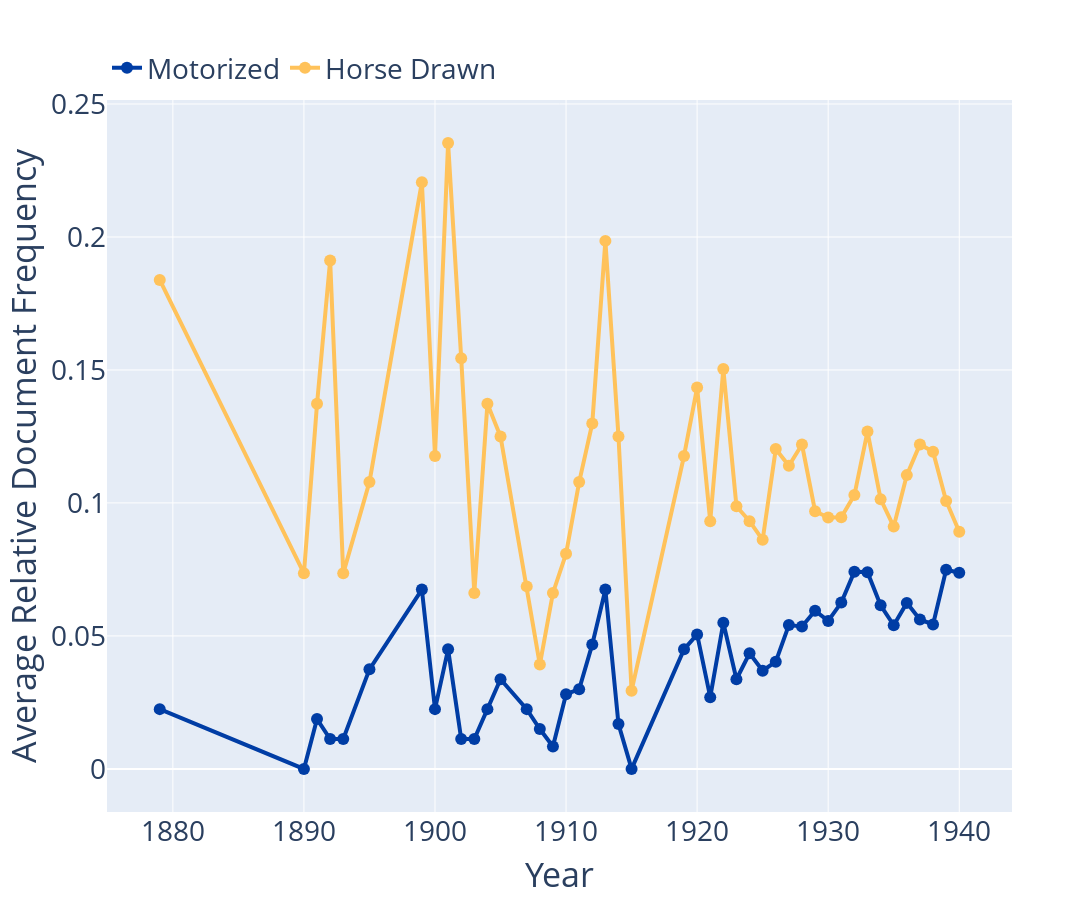

Source (notebook cell):
### Code cell
# now let's plot this using plotly express
moto_color = "rgb(0, 61, 165)" # Pantone 293
horse_color = "rgb(255, 194, 90)" # complimentary color to Pantone 293
scale = 2
width = 1235 * scale
height = 450 * scale
font_size = 18 * scale
line_width = 2 * scale
print(f"moto_color: {moto_color}")
print(f"horse_color: {horse_color}")
fig = px.line(avg_relative_df, x='year', y=['moto_average', 'horse_average'],
              labels={'value': 'Average Relative Document Frequency (%)', 'year': 'Year'},
              title='Average Relative Document Frequency of Moto and Horse Terms Over Years',
              markers=True)
# update colors
fig.update_traces(line=dict(width=line_width))
# update markers
fig.update_traces(marker=dict(size=line_width*3, symbol='circle'))
fig.update_traces(selector=dict(name='moto_average'), line=dict(color=moto_color), name='Motorized')
fig.update_traces(selector=dict(name='horse_average'), line=dict(color=horse_color), name='Horse Drawn')
# show the figure
# hide title

fig.update_layout(title_text=None,
                  title_x=0.5,  # center the title
                  title_font=dict(size=font_size),
                  xaxis_title='Year',
                  yaxis_title='Average Relative Document Frequency',
                #   legend_title_text='Term Type',
            # hide legend title
                    legend_title=None,
                    width=width,
                    height=height,
                  legend=dict(x=0.00, y=1+0.16/scale, traceorder="normal", orientation="h"))
# update font size for all text
fig.update_layout(font=dict(size=font_size))

fig.show()

### Figure 1 — Plotly figure (JSON) as saved in the notebook; plotly's stock layout.template omitted (floating-point values rounded to 4 significant figures)
{"data": [{"hovertemplate": "variable=moto_average<br>Year=%{x}<br>Average Relative Document Frequency (%)=%{y}<extra></extra>", "legendgroup": "moto_average", "line": {"color": "rgb(0, 61, 165)", "dash": "solid", "width": 4}, "marker": {"size": 12, "symbol": "circle"}, "mode": "lines+markers", "name": "Motorized", "orientation": "v", "showlegend": true, "type": "scatter", "x": [1879, 1890, 1891, 1892, 1893, 1895, 1899, 1900, 1901, 1902, 1903, 1904, 1905, 1907, 1908, 1909, 1910, 1911, 1912, 1913, 1914, 1915, 1919, 1920, 1921, 1922, 1923, 1924, 1925, 1926, 1927, 1928, 1929, 1930, 1931, 1932, 1933, 1934, 1935, 1936, 1937, 1938, 1939, 1940], "xaxis": "x", "y": [0.02247, 0, 0.01873, 0.01124, 0.01124, 0.03745, 0.06742, 0.02247, 0.04494, 0.01124, 0.01124, 0.02247, 0.03371, 0.02247, 0.01498, 0.008427, 0.02809, 0.02996, 0.04682, 0.06742, 0.01685, 0, 0.04494, 0.05056, 0.02697, 0.05493, 0.03371, 0.04345, 0.03692, 0.04032, 0.05407, 0.05354, 0.05948, 0.05565, 0.06253, 0.07416, 0.07397, 0.0615, 0.05399, 0.06242, 0.05618, 0.05431, 0.07491, 0.07374], "yaxis": "y"}, {"hovertemplate": "variable=horse_average<br>Year=%{x}<br>Average Relative Document Frequency (%)=%{y}<extra></extra>", "legendgroup": "horse_average", "line": {"color": "rgb(255, 194, 90)", "dash": "solid", "width": 4}, "marker": {"size": 12, "symbol": "circle"}, "mode": "lines+markers", "name": "Horse Drawn", "orientation": "v", "showlegend": true, "type": "scatter", "x": [1879, 1890, 1891, 1892, 1893, 1895, 1899, 1900, 1901, 1902, 1903, 1904, 1905, 1907, 1908, 1909, 1910, 1911, 1912, 1913, 1914, 1915, 1919, 1920, 1921, 1922, 1923, 1924, 1925, 1926, 1927, 1928, 1929, 1930, 1931, 1932, 1933, 1934, 1935, 1936, 1937, 1938, 1939, 1940], "xaxis": "x", "y": [0.1838, 0.07353, 0.1373, 0.1912, 0.07353, 0.1078, 0.2206, 0.1176, 0.2353, 0.1544, 0.06618, 0.1373, 0.125, 0.06863, 0.03922, 0.06618, 0.08088, 0.1078, 0.1299, 0.1985, 0.125, 0.02941, 0.1176, 0.1434, 0.09314, 0.1503, 0.09874, 0.09314, 0.08613, 0.1202, 0.114, 0.122, 0.09689, 0.09454, 0.09463, 0.1029, 0.1268, 0.1014, 0.0911, 0.1105, 0.122, 0.1193, 0.1008, 0.08915], "yaxis": "y"}], "layout": {"font": {"size": 28}, "height": 900, "legend": {"orientation": "h", "title": {}, "tracegroupgap": 0, "traceorder": "normal", "x": 0, "y": 1.08}, "title": {"font": {"size": 28}, "x": 0.5}, "width": 2470, "xaxis": {"anchor": "y", "domain": [0, 1], "title": {"text": "Year"}}, "yaxis": {"anchor": "x", "domain": [0, 1], "title": {"text": "Average Relative Document Frequency"}}}}
